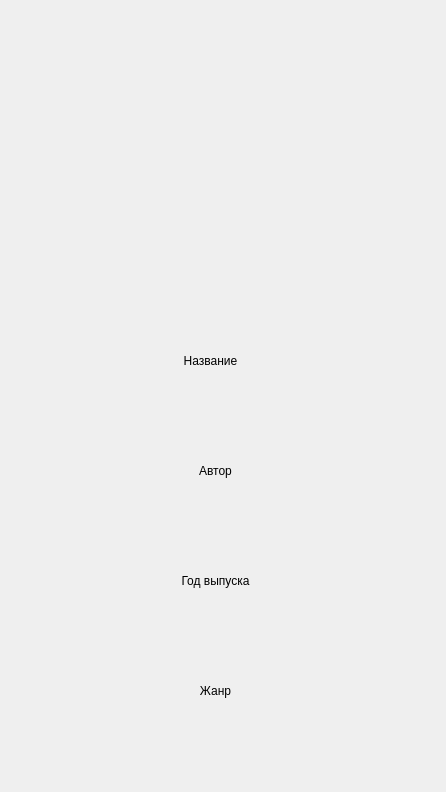
<?xml version="1.0" encoding="UTF-8"?>
<ui version="4.0">
 <class>Form</class>
 <widget class="QWidget" name="Form">
  <property name="geometry">
   <rect>
    <x>0</x>
    <y>0</y>
    <width>446</width>
    <height>792</height>
   </rect>
  </property>
  <property name="windowTitle">
   <string>Form</string>
  </property>
  <widget class="QLabel" name="label">
   <property name="geometry">
    <rect>
     <x>90</x>
     <y>20</y>
     <width>241</width>
     <height>291</height>
    </rect>
   </property>
   <property name="text">
    <string/>
   </property>
  </widget>
  <widget class="QLabel" name="label_2">
   <property name="geometry">
    <rect>
     <x>70</x>
     <y>335</y>
     <width>281</width>
     <height>51</height>
    </rect>
   </property>
   <property name="styleSheet">
    <string notr="true">
font: 75 36pt &quot;MS Shell Dlg 2&quot;;</string>
   </property>
   <property name="text">
    <string>Название</string>
   </property>
   <property name="alignment">
    <set>Qt::AlignCenter</set>
   </property>
   <property name="margin">
    <number>0</number>
   </property>
  </widget>
  <widget class="QLabel" name="label_3">
   <property name="geometry">
    <rect>
     <x>130</x>
     <y>440</y>
     <width>171</width>
     <height>61</height>
    </rect>
   </property>
   <property name="styleSheet">
    <string notr="true">font: 75 28pt &quot;MS Shell Dlg 2&quot;;</string>
   </property>
   <property name="text">
    <string>Автор</string>
   </property>
   <property name="alignment">
    <set>Qt::AlignCenter</set>
   </property>
   <property name="margin">
    <number>0</number>
   </property>
  </widget>
  <widget class="QLabel" name="label_4">
   <property name="geometry">
    <rect>
     <x>70</x>
     <y>550</y>
     <width>291</width>
     <height>61</height>
    </rect>
   </property>
   <property name="styleSheet">
    <string notr="true">font: 75 28pt &quot;MS Shell Dlg 2&quot;;</string>
   </property>
   <property name="text">
    <string>Год выпуска</string>
   </property>
   <property name="alignment">
    <set>Qt::AlignCenter</set>
   </property>
   <property name="margin">
    <number>0</number>
   </property>
  </widget>
  <widget class="QLabel" name="label_5">
   <property name="geometry">
    <rect>
     <x>70</x>
     <y>660</y>
     <width>291</width>
     <height>61</height>
    </rect>
   </property>
   <property name="styleSheet">
    <string notr="true">font: 75 28pt &quot;MS Shell Dlg 2&quot;;</string>
   </property>
   <property name="text">
    <string>Жанр</string>
   </property>
   <property name="alignment">
    <set>Qt::AlignCenter</set>
   </property>
   <property name="margin">
    <number>0</number>
   </property>
  </widget>
  <widget class="QLabel" name="label_6">
   <property name="geometry">
    <rect>
     <x>160</x>
     <y>390</y>
     <width>131</width>
     <height>51</height>
    </rect>
   </property>
   <property name="text">
    <string/>
   </property>
  </widget>
  <widget class="QLabel" name="label_7">
   <property name="geometry">
    <rect>
     <x>150</x>
     <y>500</y>
     <width>281</width>
     <height>51</height>
    </rect>
   </property>
   <property name="text">
    <string/>
   </property>
  </widget>
  <widget class="QLabel" name="label_8">
   <property name="geometry">
    <rect>
     <x>150</x>
     <y>610</y>
     <width>281</width>
     <height>51</height>
    </rect>
   </property>
   <property name="text">
    <string/>
   </property>
  </widget>
  <widget class="QLabel" name="label_9">
   <property name="geometry">
    <rect>
     <x>160</x>
     <y>720</y>
     <width>281</width>
     <height>51</height>
    </rect>
   </property>
   <property name="text">
    <string/>
   </property>
  </widget>
 </widget>
 <resources/>
 <connections/>
</ui>
